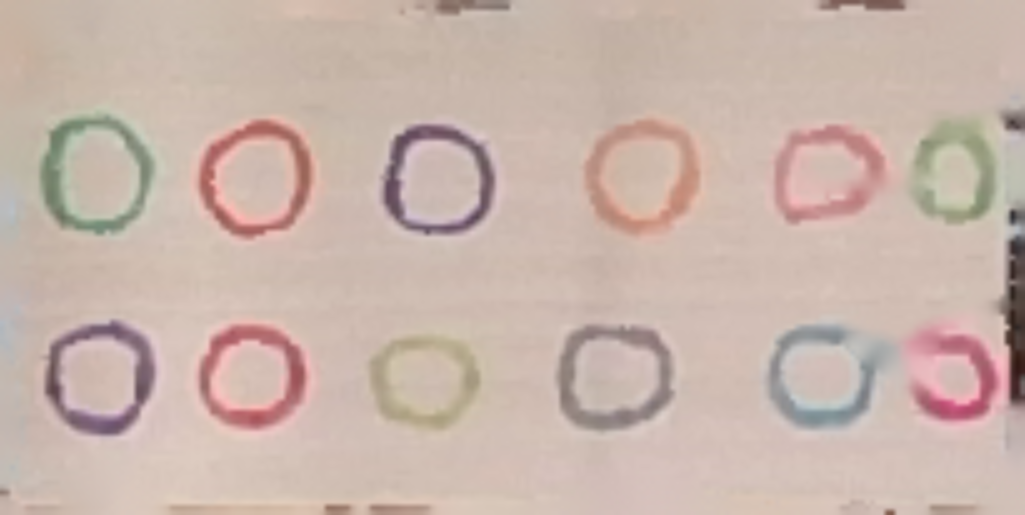
#> input picture src/mark/image_color_collection.png, 2050 x 1030 px, found by its file name (shown at 1/2 size)
$ python extract_mask.py
#> lines starting #> are read from the running program, lines starting #| are printed output that depends on the picture; after the words box and inside, x2 and y2 are one past the last pixel; in counts of white or black regions, pixels touching at a corner belong together
import os
import cv2
import json
import numpy as np

from sklearn.cluster import KMeans

from utils.mark_config import MARK_TYPES, MARK_SAVING_TEMPLATE


# [64 lines left out: functions convert_rgb_to_hsv, create_mask_HSV, create_mask_RGB, get_mark_mask, not called in this run]


""" New color extraction method """

PREDEFINED_COLOR_TYPE_VALUES = None
with open("src/mark/color_type_values.json", "r") as f:
#> (reads src/mark/color_type_values.json from the repository)
    PREDEFINED_COLOR_TYPE_VALUES = json.load(f)

SEMANTIC_COLOR_MATCHING_MIN_DISTANCE = 100


def extract_marks_with_colors(
    image: np.ndarray, min_connect_ratio: float = 0.002
) -> dict:
    # 转换为灰度图像
    gray_image = cv2.cvtColor(image, cv2.COLOR_BGR2GRAY)

    # 使用高斯模糊去噪
    blurred_image = cv2.GaussianBlur(gray_image, (9, 9), 2)

    # 使用Otsu阈值
    _, binary_image = cv2.threshold(
        blurred_image, 0, 255, cv2.THRESH_BINARY_INV + cv2.THRESH_OTSU
    )

    cv2.imwrite("test_binary_image.png", binary_image)

    # 根据连通域分析分割各个圆
    num_labels, labels_im = cv2.connectedComponents(binary_image)

    # 去掉过小的连通域， 占总image的比例小于min_connect_ratio的连通域
    connect_ratio = np.zeros(num_labels)
    for label in range(1, num_labels):
        connect_ratio[label] = np.sum(labels_im == label) / labels_im.size

    # 创建结果字典
    color_masks_dict = {}

    # 为每个mark创建掩码并提取颜色
    for label in range(1, num_labels):
        # 如果连通域的比例小于min_connect_ratio，则跳过
        if connect_ratio[label] < min_connect_ratio:
            continue

        # 创建单个mark的掩码
        single_mark_mask = np.zeros_like(gray_image)
        single_mark_mask[labels_im == label] = 255

        # 提取该圆的颜色部分
        mark_color = cv2.bitwise_and(image, image, mask=single_mark_mask)

        # 将颜色转换为HSV
        hsv_color = cv2.cvtColor(mark_color, cv2.COLOR_BGR2HSV)

        # 仅提取有颜色的部分
        non_zero_mask = single_mark_mask > 0
        hsv_pixels = hsv_color[non_zero_mask]

        # 如果颜色像素数过少，则跳过
        if len(hsv_pixels) < 10:
            continue

        # KMeans聚类
        kmeans = KMeans(n_clusters=min(5, len(hsv_pixels) // 10))
        kmeans.fit(hsv_pixels)
        dominant_color = kmeans.cluster_centers_[np.argmax(np.bincount(kmeans.labels_))]

        # 将颜色转换为整数
        dominant_color = tuple(map(int, dominant_color))

        # 将颜色转换为RGB
        dominant_rgb_color = cv2.cvtColor(
            np.uint8(dominant_color).reshape(1, 1, 3), cv2.COLOR_HSV2RGB
        )[0][0]

        # 存储结果
        color_masks_dict[tuple(dominant_rgb_color)] = single_mark_mask

    return color_masks_dict


def draw_extracted_marks(color_masks_dict: dict, image_shape: tuple) -> np.ndarray:
    # 创建一个空白图像
    result_image = np.zeros(image_shape, dtype=np.uint8)

    # 为每个mark上色
    for color, mask in color_masks_dict.items():
        result_image[mask == 255] = color

    return result_image


def find_in_predefined_colors(color_mask_dict: dict) -> dict:
    semantic_color_mask_dict = {}
    for color in color_mask_dict.keys():
        temp_option_dict = {}

        # transform color to hsv
        color_hsv = cv2.cvtColor(np.uint8([[list(color)]]), cv2.COLOR_RGB2HSV).reshape(
            3
        )

        for predefined_color in PREDEFINED_COLOR_TYPE_VALUES:
            color_distance = np.linalg.norm(
                np.array(color_hsv) - np.array(predefined_color["HSV_value"])
            )
            if color_distance < SEMANTIC_COLOR_MATCHING_MIN_DISTANCE:
                temp_option_dict[predefined_color["type"]] = color_distance
        # find closest predefined color index
        if len(temp_option_dict) == 0:
            continue
        closest_color_type = min(temp_option_dict, key=temp_option_dict.get)
        if closest_color_type not in semantic_color_mask_dict.keys():
            semantic_color_mask_dict[closest_color_type] = color_mask_dict[color]
        else:  # merge two masks
            semantic_color_mask_dict[closest_color_type] = cv2.bitwise_or(
                semantic_color_mask_dict[closest_color_type], color_mask_dict[color]
            )
    return semantic_color_mask_dict


if __name__ == "__main__":
    # load image
    image_path = "src/mark/image_color_collection.png"
    if not os.path.exists(image_path):
        raise ValueError("Image not found")
    img = cv2.imread(image_path)
#> img is the input picture: shape (1030, 2050, 3); mean B, G, R 171.2, 180.7, 200.9
    img = cv2.cvtColor(img, cv2.COLOR_BGR2RGB)

    # # target color
    # for mark_type_name in MARK_TYPES.keys():
    #     img_binary = get_mark_mask(MARK_TYPES[mark_type_name], image_path)

    #     # save the mask
    #     cv2.imwrite(
    #         os.path.join(
    #             images_folder,
    #             MARK_SAVING_TEMPLATE.format(mark_type_name=mark_type_name),
    #         ),
    #         img_binary,
    #     )

    color_masks_dict = extract_marks_with_colors(img)
#> in extract_marks_with_colors, `gray_image = cv2.cvtColor(image, cv2.COLOR_BGR2GRAY)`:
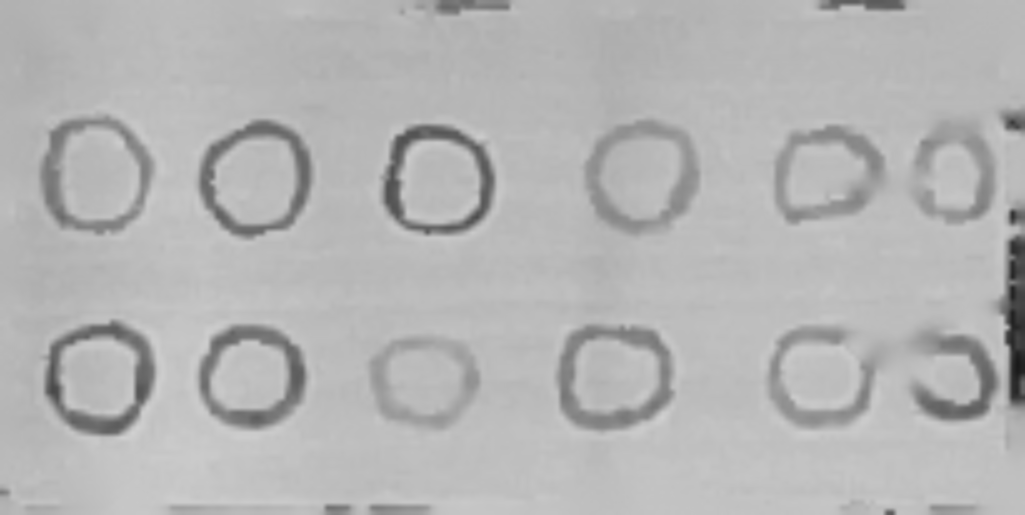
#> gray_image: shape (1030, 2050) (shown at 1/2 size); min 25, max 208, mean 180.2
#> in extract_marks_with_colors, `_, binary_image = cv2.threshold( blurred_image, 0, 255, cv2.THRESH_BIN..`:
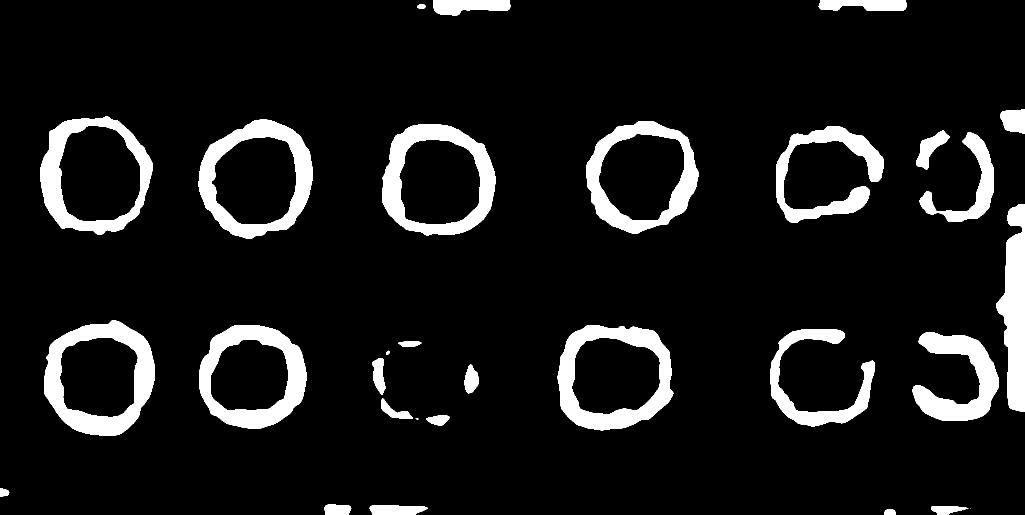
#> binary_image: shape (1030, 2050) (shown at 1/2 size); 9.6% white; 30 white regions (2 under 20 px), largest, box (x1, y1, x2, y2) and area: (88, 640, 310, 871) 19355, (1115, 650, 1347, 861) 18344, (764, 248, 991, 471) 17933
#> in extract_marks_with_colors, `num_labels, labels_im = cv2.connectedComponents(binary_image)`:
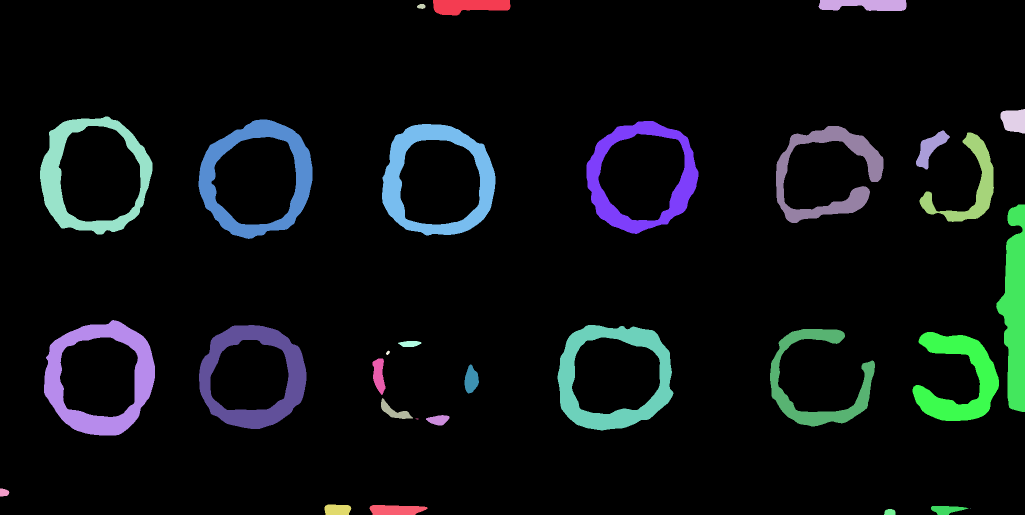
#> labels_im: shape (1030, 2050) int32 (shown at 1/2 size); 31 distinct labels, from 0 to 30; one colour per label, 0 black
#> in extract_marks_with_colors, `num_labels, labels_im = cv2.connectedComponents(binary_image)`: num_labels = 31
#> after the loop in extract_marks_with_colors, `for label in range(1, num_labels):`: connect_ratio = 31 values, max 0.00917 at index 13, min 0 at index 0, mean 0.0031
#> the loop in extract_marks_with_colors, `for label in range(1, num_labels):` made 30 passes
#> (dominant_color, dominant_rgb_color) on passes 5, 6, 7, 8, 9, 11, 12, 13, 14, 15, 16, 17: ((77, 31, 158), [139, 158, 150]), ((117, 107, 173), [100, 108, 173]), ((112, 73, 193), [138, 152, 193]), ((134, 47, 115), [104, 94, 115]), ((119, 78, 189), [131, 133, 189]), ((86, 48, 156), [127, 156, 152]), ((113, 68, 79), [58, 63, 79]), ((132, 47, 130), [116, 106, 130]), ((121, 93, 180), [117, 114, 180]), ((114, 35, 145), [125, 129, 145]), ((18, 12, 148), [148, 145, 141]), ((125, 81, 200), [147, 136, 200])
#> after the loop in extract_marks_with_colors, `for label in range(1, num_labels):`:
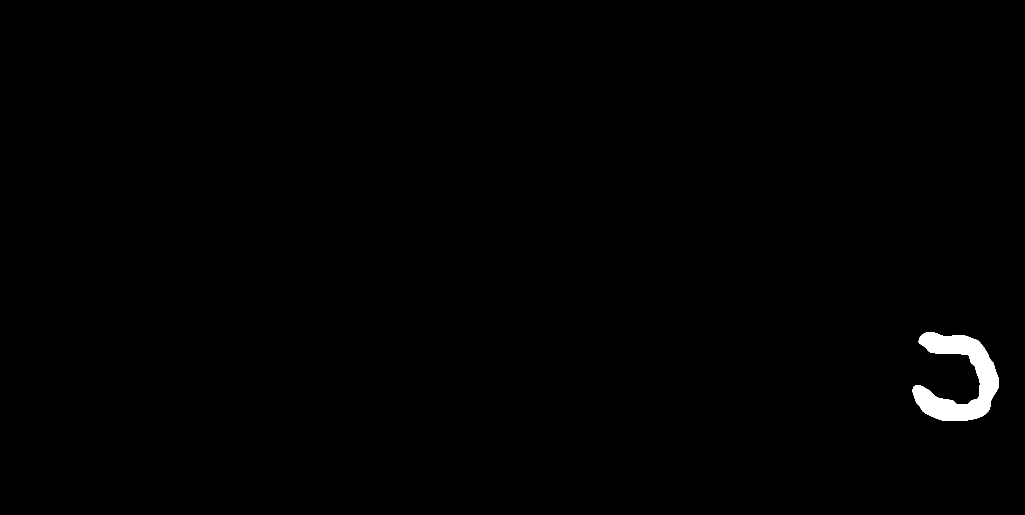
#> single_mark_mask: shape (1030, 2050) (shown at 1/2 size); 0.66% white; 1 white region, box (x1, y1, x2, y2) and area: (1825, 664, 1998, 842) 13873
#> after the loop in extract_marks_with_colors, `for label in range(1, num_labels):`: color_masks_dict = 12 items
#> color_masks_dict = 12 items
    colored_masks_img = draw_extracted_marks(color_masks_dict, img.shape)
#> the loop in draw_extracted_marks, `for color, mask in color_masks_dict.items():` made 12 passes
#> color on passes 1 to 12: (139, 158, 150), (100, 108, 173), (138, 152, 193), (104, 94, 115), (131, 133, 189), (127, 156, 152), (58, 63, 79), (116, 106, 130), (117, 114, 180), (125, 129, 145), (148, 145, 141), (147, 136, 200)
#> after the loop in draw_extracted_marks, `for color, mask in color_masks_dict.items():`:
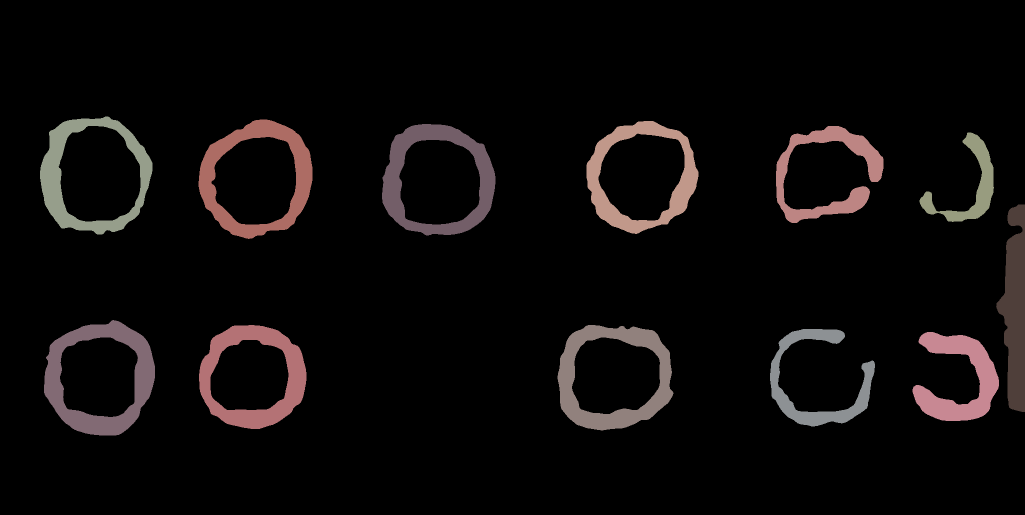
#> result_image: shape (1030, 2050, 3) (shown at 1/2 size); mean of channels 0, 1, 2 10.3, 10.5, 13.3; drawn as B, G, R
    cv2.imwrite("colored_masks_img.png", colored_masks_img)

    # find semantic color mask
    semantic_color_mask_dict = find_in_predefined_colors(color_masks_dict)
#> the loop in find_in_predefined_colors, `for color in color_mask_dict.keys():` made 12 passes
#> (color, color_hsv, closest_color_type) on passes 1 to 12: ((139, 158, 150), [77, 31, 158], 'green'), ((100, 108, 173), [117, 108, 173], 'red_orange'), ((138, 152, 193), [112, 73, 193], 'red_orange'), ((104, 94, 115), [134, 47, 115], 'purple'), ((131, 133, 189), [119, 78, 189], 'red_orange'), ((127, 156, 152), [86, 47, 156], 'green'), ((58, 63, 79), [113, 68, 79], 'brown_ignore'), ((116, 106, 130), [133, 47, 130], 'purple'), ((117, 114, 180), [121, 94, 180], 'red_orange'), ((125, 129, 145), [114, 35, 145], 'grey'), ((148, 145, 141), [17, 12, 148], 'blue'), ((147, 136, 200), [125, 82, 200], 'red_orange')
#> after the loop in find_in_predefined_colors, `for color in color_mask_dict.keys():`: semantic_color_mask_dict = 6 items
#> semantic_color_mask_dict = 6 items
    semantic_saving_folder = "src/mark/semantic_color_mask_vis"
    os.makedirs(semantic_saving_folder, exist_ok=True)
    for i, (color_type, mask) in enumerate(semantic_color_mask_dict.items()):
        cv2.imwrite(
            os.path.join(semantic_saving_folder, f"semantic_{color_type}.png"), mask
        )
        print(f"{color_type} saved")
#> this loop made 6 passes
#> color_type on passes 1 to 6: 'green', 'red_orange', 'purple', 'brown_ignore', 'grey', 'blue'
#| green saved
#| red_orange saved
#| purple saved
#| brown_ignore saved
#| grey saved
#| blue saved
#> pass 1, `cv2.imwrite( os.path.join(semantic_saving_folder, f"semantic_{color_ty..`:
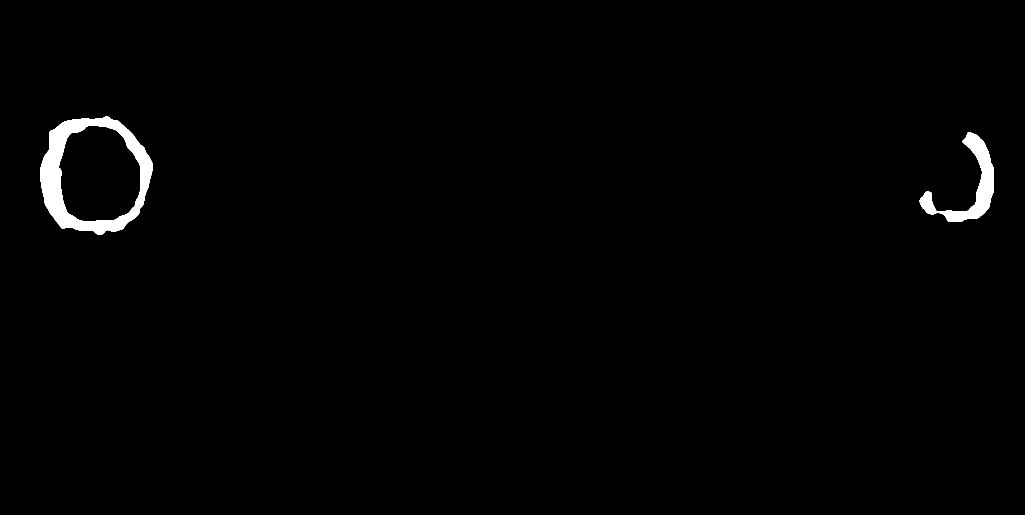
#> saved as semantic_green.png: shape (1030, 2050) (shown at 1/2 size); 1.1% white; 2 white regions, box (x1, y1, x2, y2) and area: (80, 233, 305, 469) 16262, (1839, 265, 1988, 444) 7064
#> pass 2, `cv2.imwrite( os.path.join(semantic_saving_folder, f"semantic_{color_ty..`:
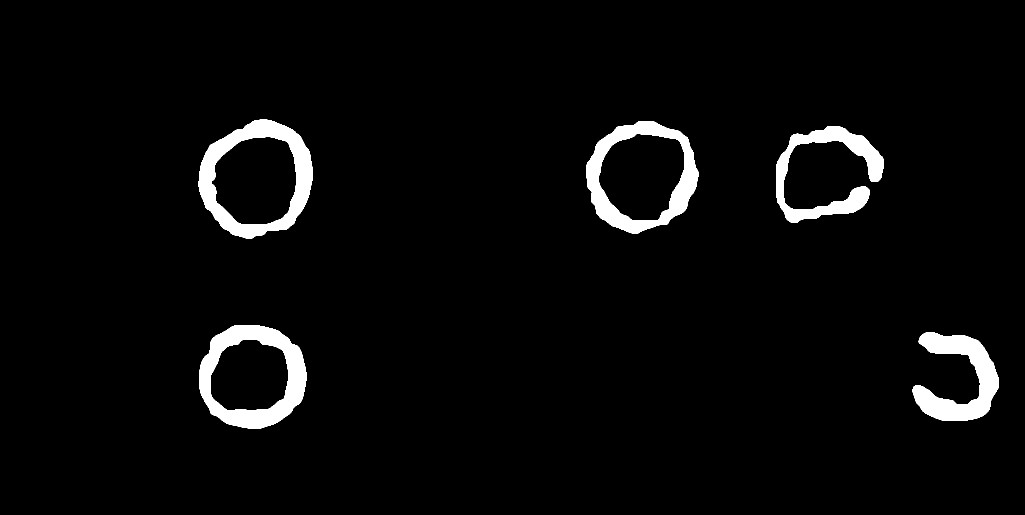
#> saved as semantic_red_orange.png: shape (1030, 2050) (shown at 1/2 size); 3.7% white; 5 white regions, box (x1, y1, x2, y2) and area: (397, 239, 625, 478) 17831, (398, 650, 613, 858) 17507, (1173, 242, 1397, 468) 15761, (1825, 664, 1998, 842) 13873, (1552, 252, 1767, 446) 13081
